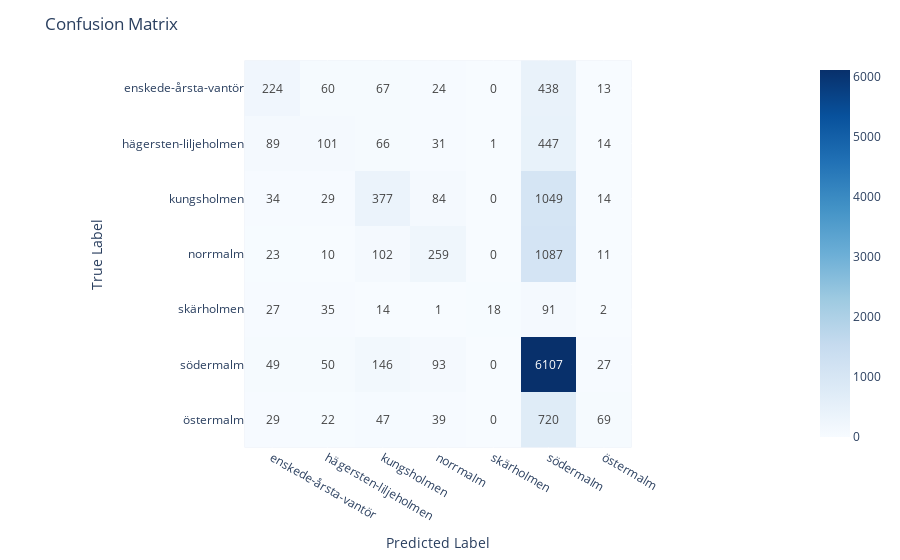

The notebook cell saved with this chart:
### Code cell
evaluate_model(df, labels, 'model_LogisticRegression()_7n')

### Figure 1 — Plotly figure (JSON) as saved in the notebook; plotly's stock layout.template omitted (floating-point values rounded to 4 significant figures)
{"data": [{"coloraxis": "coloraxis", "hovertemplate": "x: %{x}<br>y: %{y}<br>color: %{z}<extra></extra>", "name": "0", "texttemplate": "%{z}", "type": "heatmap", "x": ["enskede-årsta-vantör", "hägersten-liljeholmen", "kungsholmen", "norrmalm", "skärholmen", "södermalm", "östermalm"], "xaxis": "x", "y": ["enskede-årsta-vantör", "hägersten-liljeholmen", "kungsholmen", "norrmalm", "skärholmen", "södermalm", "östermalm"], "yaxis": "y", "z": [[224, 60, 67, 24, 0, 438, 13], [89, 101, 66, 31, 1, 447, 14], [34, 29, 377, 84, 0, 1049, 14], [23, 10, 102, 259, 0, 1087, 11], [27, 35, 14, 1, 18, 91, 2], [49, 50, 146, 93, 0, 6107, 27], [29, 22, 47, 39, 0, 720, 69]]}], "layout": {"coloraxis": {"colorscale": [[0, "rgb(247,251,255)"], [0.125, "rgb(222,235,247)"], [0.25, "rgb(198,219,239)"], [0.375, "rgb(158,202,225)"], [0.5, "rgb(107,174,214)"], [0.625, "rgb(66,146,198)"], [0.75, "rgb(33,113,181)"], [0.875, "rgb(8,81,156)"], [1, "rgb(8,48,107)"]]}, "margin": {"t": 60}, "title": {"text": "Confusion Matrix"}, "xaxis": {"anchor": "y", "constrain": "domain", "domain": [0, 1], "scaleanchor": "y", "title": {"text": "Predicted Label"}}, "yaxis": {"anchor": "x", "autorange": "reversed", "constrain": "domain", "domain": [0, 1], "title": {"text": "True Label"}}}}
